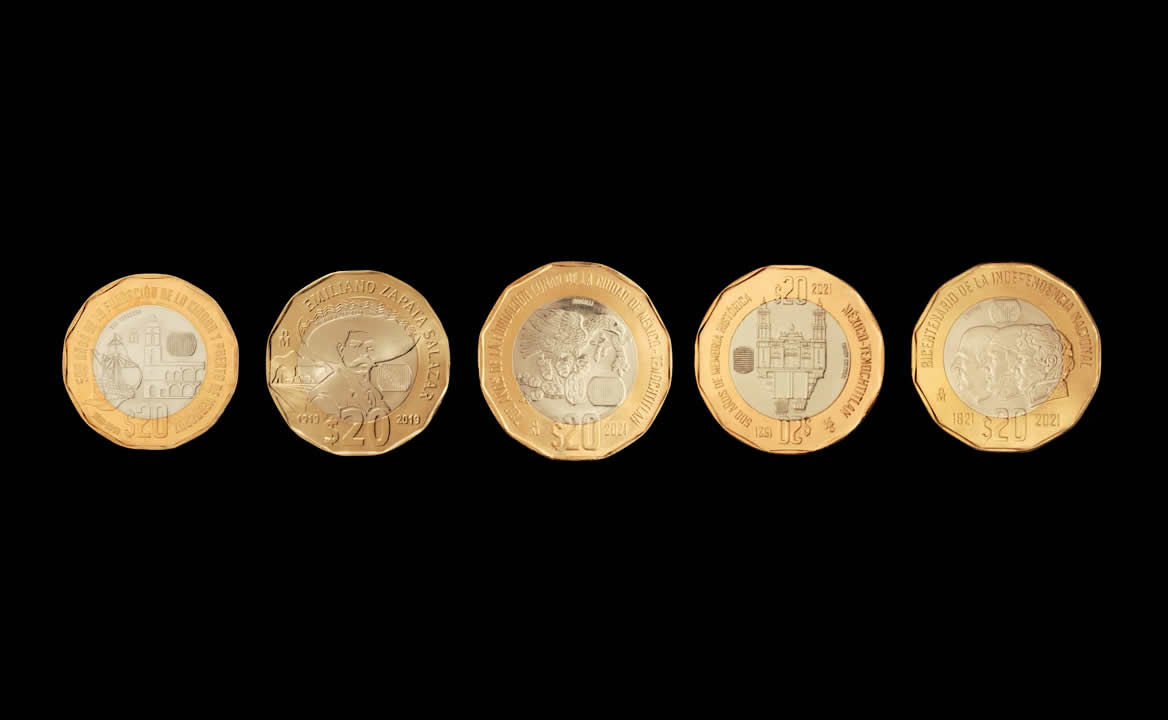
%> input picture clase13_Morfologia/img.jpg, 1168 x 720 px
$ octave dilatacion.m   (GNU Octave 9; MATLAB toolbox functions it lacks are replaced by stand-ins)
%> lines starting %> are read from the running program, lines starting %| are printed output that depends on the picture; in (x1, y1, x2, y2) boxes, pixels count from 0 and x2, y2 are one past the last pixel; in counts of white or black regions, pixels touching at a corner belong together; the program's own positions count from 1
clc
close all

img = imread("img.jpg");
%> img is the input picture: size 720x1168x3 uint8; mean R, G, B 36.7, 30.9, 22
figure(1);
imshow(img);

%% Binarizacion

img_gris = rgb2gray(img);
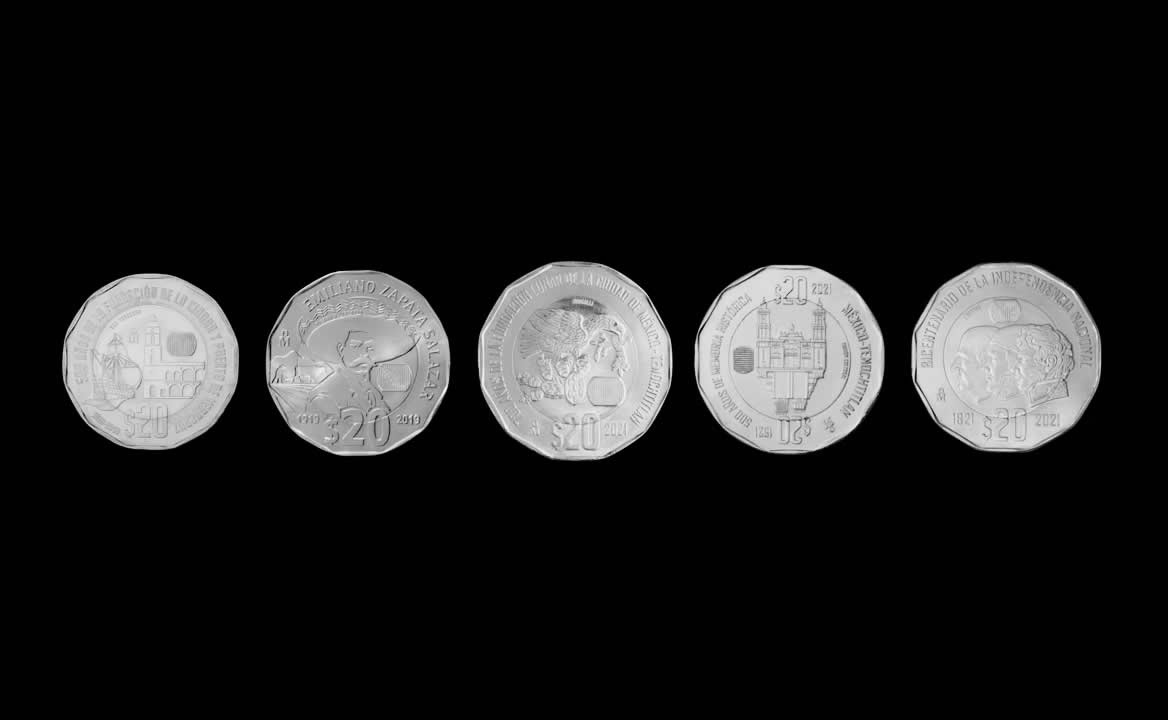
%> img_gris: size 720x1168 uint8; min 0, max 251, mean 31.6
umbral = 0.3;
img_bn = im2bw(img_gris,umbral);
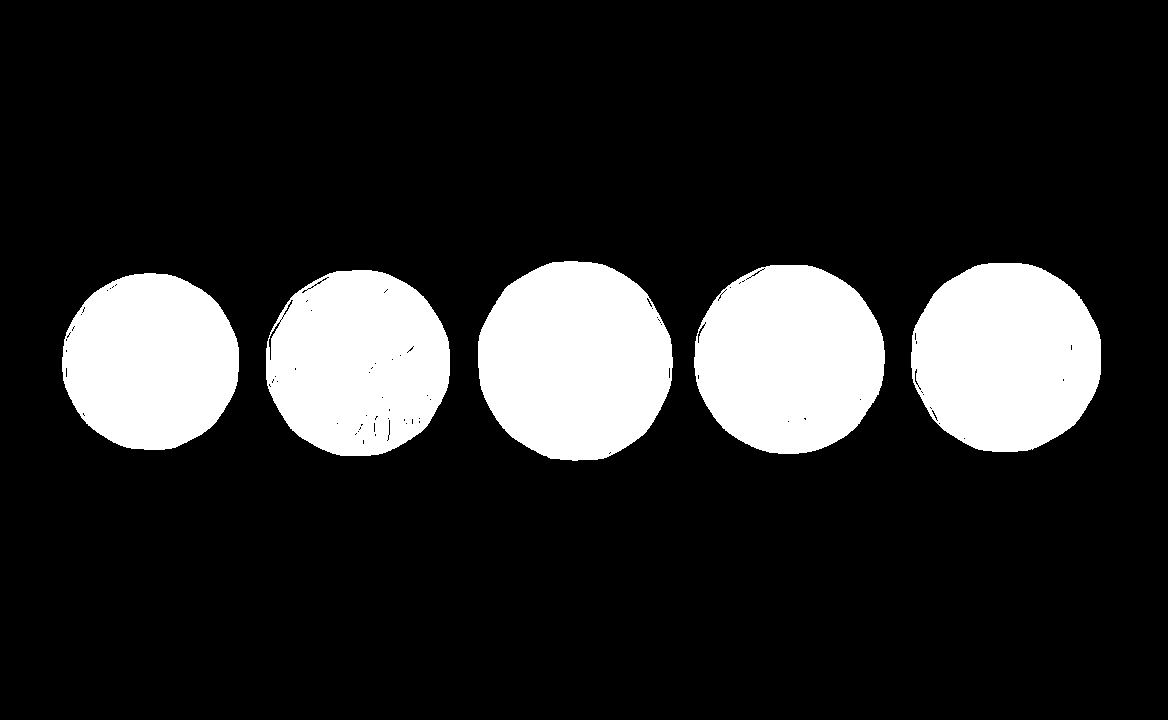
%> img_bn: size 720x1168 logical; 16.5% white; 5 white regions, box (x1, y1, x2, y2) and area: (478, 261, 673, 461) 30693, (911, 263, 1101, 452) 28486, (694, 265, 885, 454) 28401, (266, 270, 450, 456) 26927, (62, 273, 239, 450) 24655
figure(2);
imshow(img_bn);

%% Dilatacion

% elemento_estructural = [1 1; 1 1];
elemento_estructural = ones(2);
img_bn_dilatacion = imdilate(img_bn,elemento_estructural);
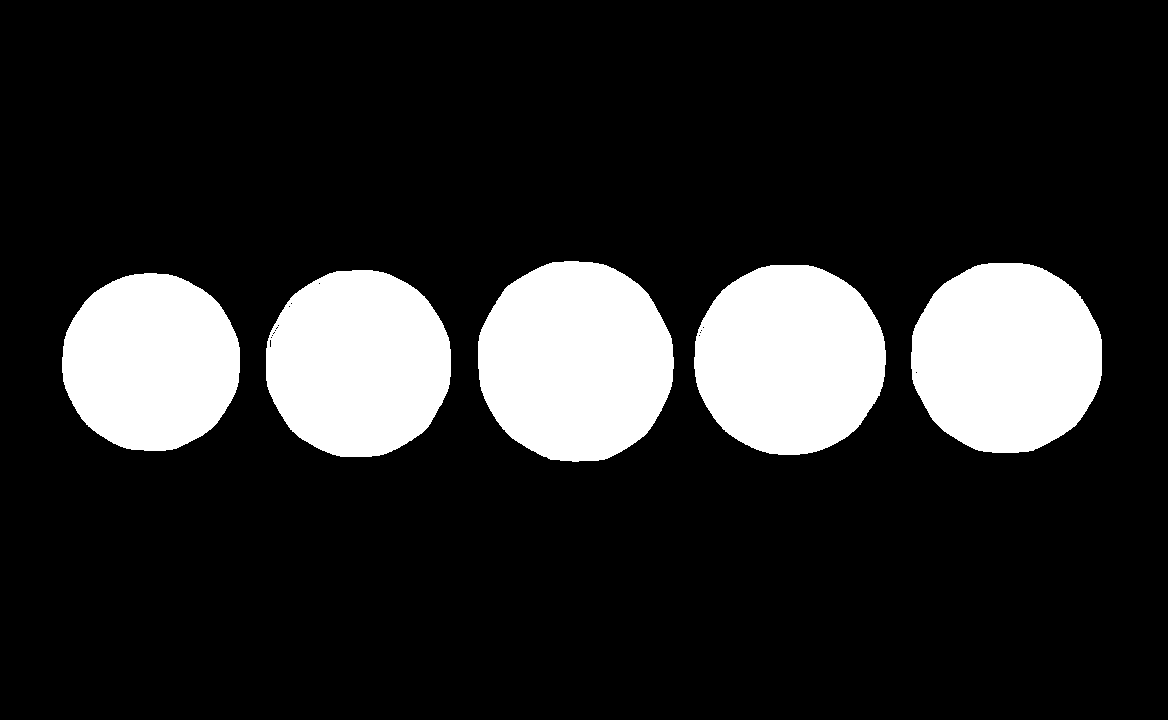
%> img_bn_dilatacion: size 720x1168 logical; 16.8% white; 5 white regions, box (x1, y1, x2, y2) and area: (478, 261, 674, 462) 31120, (911, 263, 1102, 453) 28931, (694, 265, 886, 455) 28860, (266, 270, 451, 457) 27514, (62, 273, 240, 451) 25051
figure(3);
imshow(img_bn_dilatacion);
